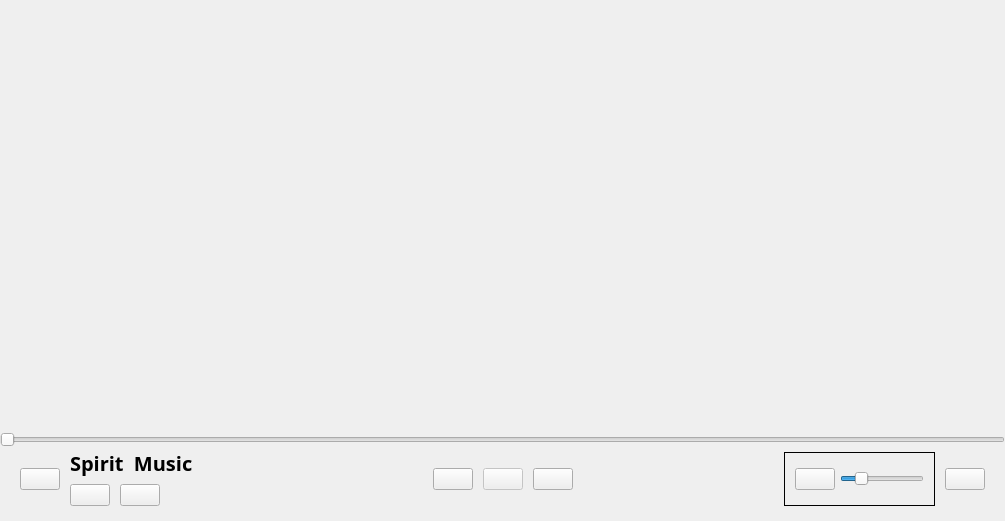
<?xml version="1.0" encoding="UTF-8"?>
<ui version="4.0">
 <class>NormalPlayer</class>
 <widget class="QWidget" name="NormalPlayer">
  <property name="geometry">
   <rect>
    <x>0</x>
    <y>0</y>
    <width>1005</width>
    <height>521</height>
   </rect>
  </property>
  <property name="windowTitle">
   <string>Form</string>
  </property>
  <layout class="QVBoxLayout" name="verticalLayout" stretch="1,0,0">
   <property name="spacing">
    <number>0</number>
   </property>
   <property name="leftMargin">
    <number>0</number>
   </property>
   <property name="topMargin">
    <number>0</number>
   </property>
   <property name="rightMargin">
    <number>0</number>
   </property>
   <property name="bottomMargin">
    <number>0</number>
   </property>
   <item>
    <widget class="QStackedWidget" name="stackedWidget">
     <property name="font">
      <font>
       <stylestrategy>PreferAntialias</stylestrategy>
      </font>
     </property>
     <widget class="QWidget" name="page"/>
     <widget class="QWidget" name="page_2"/>
    </widget>
   </item>
   <item>
    <widget class="QSlider" name="slider_control">
     <property name="enabled">
      <bool>true</bool>
     </property>
     <property name="sizePolicy">
      <sizepolicy hsizetype="Expanding" vsizetype="Preferred">
       <horstretch>0</horstretch>
       <verstretch>0</verstretch>
      </sizepolicy>
     </property>
     <property name="minimumSize">
      <size>
       <width>0</width>
       <height>0</height>
      </size>
     </property>
     <property name="styleSheet">
      <string notr="true"/>
     </property>
     <property name="minimum">
      <number>0</number>
     </property>
     <property name="maximum">
      <number>1000</number>
     </property>
     <property name="pageStep">
      <number>10</number>
     </property>
     <property name="tracking">
      <bool>true</bool>
     </property>
     <property name="orientation">
      <enum>Qt::Horizontal</enum>
     </property>
    </widget>
   </item>
   <item>
    <widget class="QWidget" name="musicControl" native="true">
     <property name="styleSheet">
      <string notr="true"/>
     </property>
     <layout class="QHBoxLayout" name="horizontalLayout" stretch="0,0,1,0,0">
      <property name="spacing">
       <number>10</number>
      </property>
      <property name="leftMargin">
       <number>20</number>
      </property>
      <property name="topMargin">
       <number>0</number>
      </property>
      <property name="rightMargin">
       <number>20</number>
      </property>
      <property name="bottomMargin">
       <number>10</number>
      </property>
      <item>
       <widget class="QPushButton" name="musicPicture">
        <property name="font">
         <font>
          <stylestrategy>PreferAntialias</stylestrategy>
         </font>
        </property>
        <property name="cursor">
         <cursorShape>PointingHandCursor</cursorShape>
        </property>
        <property name="text">
         <string/>
        </property>
        <property name="checkable">
         <bool>false</bool>
        </property>
       </widget>
      </item>
      <item>
       <widget class="QWidget" name="connectList" native="true">
        <layout class="QVBoxLayout" name="verticalLayout_3">
         <property name="spacing">
          <number>0</number>
         </property>
         <property name="leftMargin">
          <number>0</number>
         </property>
         <property name="topMargin">
          <number>0</number>
         </property>
         <property name="rightMargin">
          <number>0</number>
         </property>
         <property name="bottomMargin">
          <number>0</number>
         </property>
         <item>
          <widget class="QLabel" name="title">
           <property name="font">
            <font>
             <family>微软雅黑 Light</family>
             <pointsize>15</pointsize>
             <bold>true</bold>
            </font>
           </property>
           <property name="text">
            <string>Spirit  Music</string>
           </property>
          </widget>
         </item>
         <item>
          <widget class="QWidget" name="widget_2" native="true">
           <layout class="QHBoxLayout" name="horizontalLayout_5" stretch="0,0,0,1">
            <property name="spacing">
             <number>10</number>
            </property>
            <property name="leftMargin">
             <number>0</number>
            </property>
            <property name="topMargin">
             <number>0</number>
            </property>
            <property name="rightMargin">
             <number>0</number>
            </property>
            <property name="bottomMargin">
             <number>0</number>
            </property>
            <item>
             <widget class="QPushButton" name="like">
              <property name="cursor">
               <cursorShape>PointingHandCursor</cursorShape>
              </property>
              <property name="text">
               <string/>
              </property>
              <property name="checkable">
               <bool>true</bool>
              </property>
             </widget>
            </item>
            <item>
             <widget class="QPushButton" name="order">
              <property name="cursor">
               <cursorShape>PointingHandCursor</cursorShape>
              </property>
              <property name="styleSheet">
               <string notr="true"/>
              </property>
              <property name="text">
               <string/>
              </property>
             </widget>
            </item>
            <item>
             <widget class="QLabel" name="NormalPlayer_QLabel_time">
              <property name="font">
               <font>
                <pointsize>15</pointsize>
               </font>
              </property>
              <property name="text">
               <string/>
              </property>
             </widget>
            </item>
            <item>
             <spacer name="horizontalSpacer_2">
              <property name="orientation">
               <enum>Qt::Horizontal</enum>
              </property>
              <property name="sizeType">
               <enum>QSizePolicy::Preferred</enum>
              </property>
              <property name="sizeHint" stdset="0">
               <size>
                <width>40</width>
                <height>20</height>
               </size>
              </property>
             </spacer>
            </item>
           </layout>
          </widget>
         </item>
        </layout>
       </widget>
      </item>
      <item>
       <widget class="QWidget" name="controls" native="true">
        <property name="styleSheet">
         <string notr="true"/>
        </property>
        <layout class="QHBoxLayout" name="horizontalLayout_2" stretch="0">
         <property name="spacing">
          <number>0</number>
         </property>
         <property name="leftMargin">
          <number>0</number>
         </property>
         <property name="topMargin">
          <number>0</number>
         </property>
         <property name="rightMargin">
          <number>0</number>
         </property>
         <property name="bottomMargin">
          <number>0</number>
         </property>
         <item>
          <widget class="QWidget" name="widget_control" native="true">
           <layout class="QHBoxLayout" name="horizontalLayout_3" stretch="0,0,0,0,0">
            <property name="spacing">
             <number>10</number>
            </property>
            <property name="leftMargin">
             <number>0</number>
            </property>
            <property name="topMargin">
             <number>0</number>
            </property>
            <property name="rightMargin">
             <number>0</number>
            </property>
            <property name="bottomMargin">
             <number>0</number>
            </property>
            <item>
             <spacer name="horizontalSpacer_3">
              <property name="orientation">
               <enum>Qt::Horizontal</enum>
              </property>
              <property name="sizeType">
               <enum>QSizePolicy::Expanding</enum>
              </property>
              <property name="sizeHint" stdset="0">
               <size>
                <width>0</width>
                <height>0</height>
               </size>
              </property>
             </spacer>
            </item>
            <item>
             <widget class="QPushButton" name="last">
              <property name="cursor">
               <cursorShape>PointingHandCursor</cursorShape>
              </property>
              <property name="styleSheet">
               <string notr="true">QPushButton#last{
	image: url(:/MusicControls/res/playmusic-last.svg);
}
</string>
              </property>
              <property name="text">
               <string/>
              </property>
             </widget>
            </item>
            <item>
             <widget class="QPushButton" name="playControl">
              <property name="enabled">
               <bool>false</bool>
              </property>
              <property name="cursor">
               <cursorShape>PointingHandCursor</cursorShape>
              </property>
              <property name="text">
               <string/>
              </property>
              <property name="checkable">
               <bool>true</bool>
              </property>
             </widget>
            </item>
            <item>
             <widget class="QPushButton" name="next">
              <property name="cursor">
               <cursorShape>PointingHandCursor</cursorShape>
              </property>
              <property name="styleSheet">
               <string notr="true">QPushButton#next{
	image: url(:/MusicControls/res/playmusic-next.svg);
}</string>
              </property>
              <property name="text">
               <string/>
              </property>
             </widget>
            </item>
            <item>
             <spacer name="horizontalSpacer">
              <property name="orientation">
               <enum>Qt::Horizontal</enum>
              </property>
              <property name="sizeType">
               <enum>QSizePolicy::Expanding</enum>
              </property>
              <property name="sizeHint" stdset="0">
               <size>
                <width>0</width>
                <height>0</height>
               </size>
              </property>
             </spacer>
            </item>
           </layout>
          </widget>
         </item>
        </layout>
       </widget>
      </item>
      <item>
       <widget class="QWidget" name="widget" native="true">
        <layout class="QVBoxLayout" name="verticalLayout_2" stretch="0,1,0">
         <property name="spacing">
          <number>0</number>
         </property>
         <property name="leftMargin">
          <number>0</number>
         </property>
         <property name="topMargin">
          <number>0</number>
         </property>
         <property name="rightMargin">
          <number>0</number>
         </property>
         <property name="bottomMargin">
          <number>0</number>
         </property>
         <item>
          <spacer name="verticalSpacer">
           <property name="orientation">
            <enum>Qt::Vertical</enum>
           </property>
           <property name="sizeType">
            <enum>QSizePolicy::Fixed</enum>
           </property>
           <property name="sizeHint" stdset="0">
            <size>
             <width>20</width>
             <height>5</height>
            </size>
           </property>
          </spacer>
         </item>
         <item>
          <widget class="QFrame" name="NormalPlayer_frame_volume">
           <property name="sizePolicy">
            <sizepolicy hsizetype="Preferred" vsizetype="Preferred">
             <horstretch>0</horstretch>
             <verstretch>0</verstretch>
            </sizepolicy>
           </property>
           <property name="minimumSize">
            <size>
             <width>0</width>
             <height>0</height>
            </size>
           </property>
           <property name="maximumSize">
            <size>
             <width>16777215</width>
             <height>16777215</height>
            </size>
           </property>
           <property name="styleSheet">
            <string notr="true"/>
           </property>
           <property name="frameShape">
            <enum>QFrame::Box</enum>
           </property>
           <property name="frameShadow">
            <enum>QFrame::Plain</enum>
           </property>
           <layout class="QHBoxLayout" name="horizontalLayout_4" stretch="0,1">
            <property name="spacing">
             <number>5</number>
            </property>
            <property name="leftMargin">
             <number>10</number>
            </property>
            <property name="topMargin">
             <number>15</number>
            </property>
            <property name="rightMargin">
             <number>10</number>
            </property>
            <property name="bottomMargin">
             <number>15</number>
            </property>
            <item>
             <widget class="QPushButton" name="mute">
              <property name="cursor">
               <cursorShape>PointingHandCursor</cursorShape>
              </property>
              <property name="styleSheet">
               <string notr="true"/>
              </property>
              <property name="text">
               <string/>
              </property>
              <property name="checkable">
               <bool>true</bool>
              </property>
             </widget>
            </item>
            <item>
             <widget class="QSlider" name="slider_volume">
              <property name="sizePolicy">
               <sizepolicy hsizetype="Preferred" vsizetype="Preferred">
                <horstretch>0</horstretch>
                <verstretch>0</verstretch>
               </sizepolicy>
              </property>
              <property name="maximum">
               <number>100</number>
              </property>
              <property name="singleStep">
               <number>1</number>
              </property>
              <property name="pageStep">
               <number>0</number>
              </property>
              <property name="value">
               <number>20</number>
              </property>
              <property name="orientation">
               <enum>Qt::Horizontal</enum>
              </property>
             </widget>
            </item>
           </layout>
          </widget>
         </item>
         <item>
          <spacer name="verticalSpacer_2">
           <property name="orientation">
            <enum>Qt::Vertical</enum>
           </property>
           <property name="sizeType">
            <enum>QSizePolicy::Preferred</enum>
           </property>
           <property name="sizeHint" stdset="0">
            <size>
             <width>20</width>
             <height>5</height>
            </size>
           </property>
          </spacer>
         </item>
        </layout>
       </widget>
      </item>
      <item>
       <widget class="QPushButton" name="volume">
        <property name="cursor">
         <cursorShape>PointingHandCursor</cursorShape>
        </property>
        <property name="styleSheet">
         <string notr="true">QPushButton#volume{
	image: url(:/MusicControls/res/sound.svg);
}</string>
        </property>
        <property name="text">
         <string/>
        </property>
        <property name="checkable">
         <bool>true</bool>
        </property>
       </widget>
      </item>
     </layout>
    </widget>
   </item>
  </layout>
  <zorder>musicControl</zorder>
  <zorder>slider_control</zorder>
  <zorder>stackedWidget</zorder>
 </widget>
 <resources/>
 <connections/>
</ui>
